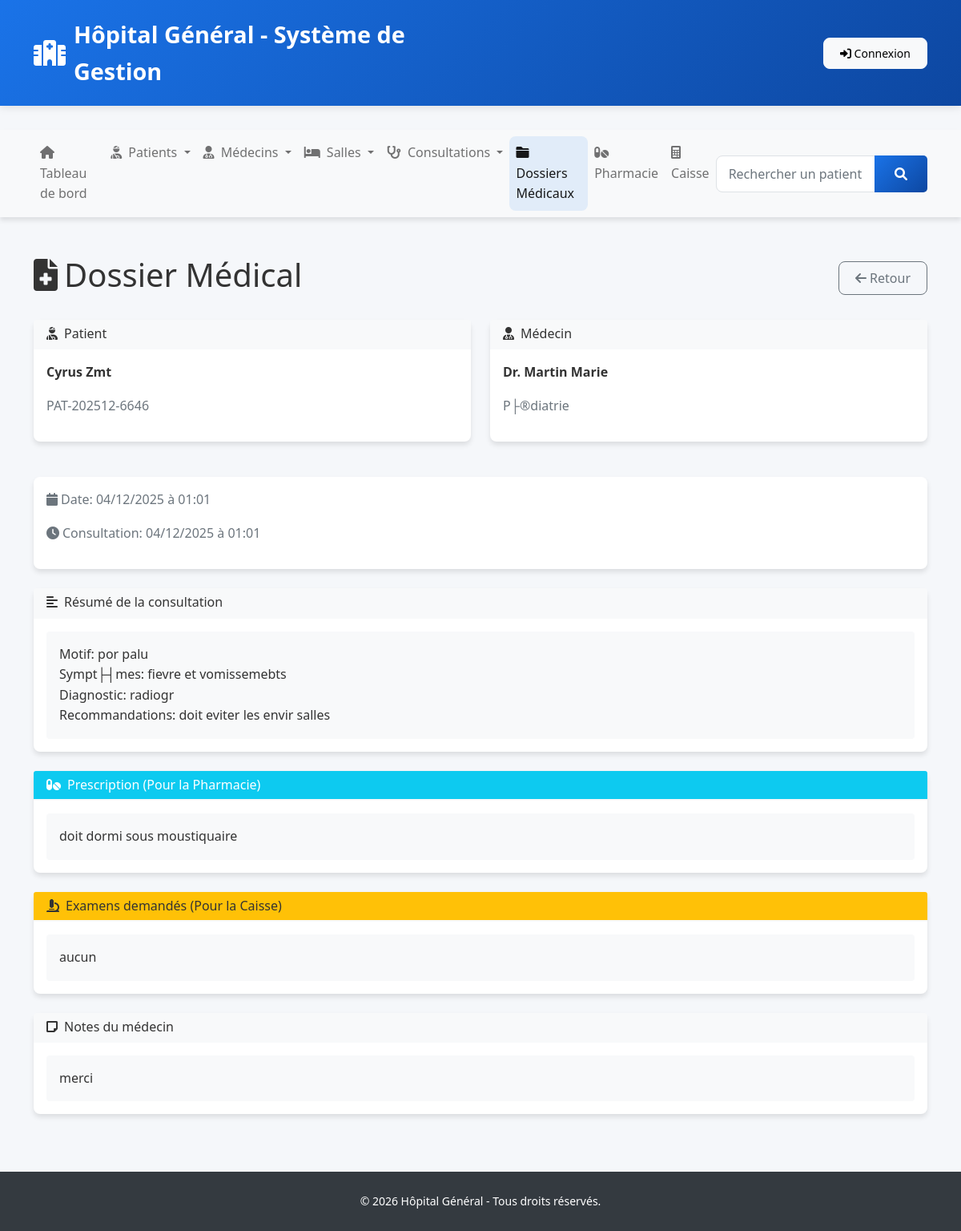
The page /modules/dossiers/view.php?id=1 on the database its author committed.
### tables this page shows
CREATE TABLE `dossier_medical` (
  `id_dossier` int NOT NULL AUTO_INCREMENT,
  `id_consultation` int NOT NULL,
  `id_patient` int NOT NULL,
  `id_medecin` int NOT NULL,
  `resume_consultation` text NOT NULL,
  `prescription` text,
  `statut_delivrance` enum('En attente','D├®livr├®e','Partielle') DEFAULT NULL,
  `statut_paiement` enum('Impay├®','Partiel','Pay├®') DEFAULT 'Impay├®',
  `montant_total` decimal(12,2) DEFAULT NULL,
  `montant_paye` decimal(12,2) DEFAULT '0.00',
  `examens_demandes` text,
  `resultats_examens` text,
  `notes_medecin` text,
  `date_creation` datetime DEFAULT CURRENT_TIMESTAMP,
  PRIMARY KEY (`id_dossier`),
  UNIQUE KEY `unique_consultation` (`id_consultation`),
  KEY `id_medecin` (`id_medecin`),
  KEY `idx_patient` (`id_patient`),
  CONSTRAINT `dossier_medical_ibfk_1` FOREIGN KEY (`id_consultation`) REFERENCES `consultation` (`id_consultation`) ON DELETE CASCADE,
  CONSTRAINT `dossier_medical_ibfk_2` FOREIGN KEY (`id_patient`) REFERENCES `patient` (`id_patient`) ON DELETE CASCADE,
  CONSTRAINT `dossier_medical_ibfk_3` FOREIGN KEY (`id_medecin`) REFERENCES `medecin` (`id_medecin`) ON DELETE CASCADE
);

CREATE TABLE `patient` (
  `id_patient` int NOT NULL AUTO_INCREMENT,
  `numero_dossier` varchar(50) NOT NULL,
  `nom` varchar(100) NOT NULL,
  `prenom` varchar(100) NOT NULL,
  `date_naissance` date NOT NULL,
  `sexe` enum('M','F') NOT NULL,
  `adresse` text,
  `telephone` varchar(20) DEFAULT NULL,
  `email` varchar(100) DEFAULT NULL,
  `groupe_sanguin` varchar(10) DEFAULT NULL,
  `allergies` text,
  `id_salle` int DEFAULT NULL,
  `statut` enum('En attente','En consultation','Hospitalis├®','Sorti') DEFAULT 'En attente',
  `date_admission` datetime DEFAULT CURRENT_TIMESTAMP,
  `date_sortie` datetime DEFAULT NULL,
  PRIMARY KEY (`id_patient`),
  UNIQUE KEY `numero_dossier` (`numero_dossier`),
  KEY `id_salle` (`id_salle`),
  KEY `idx_nom` (`nom`),
  KEY `idx_numero` (`numero_dossier`),
  CONSTRAINT `patient_ibfk_1` FOREIGN KEY (`id_salle`) REFERENCES `salle` (`id_salle`) ON DELETE SET NULL
);

CREATE TABLE `medecin` (
  `id_medecin` int NOT NULL AUTO_INCREMENT,
  `matricule` varchar(50) NOT NULL,
  `nom` varchar(100) NOT NULL,
  `prenom` varchar(100) NOT NULL,
  `specialite` varchar(100) NOT NULL,
  `telephone` varchar(20) DEFAULT NULL,
  `email` varchar(100) DEFAULT NULL,
  `statut` enum('Actif','Inactif','Cong├®') DEFAULT 'Actif',
  `date_embauche` date DEFAULT NULL,
  `date_creation` timestamp NULL DEFAULT CURRENT_TIMESTAMP,
  PRIMARY KEY (`id_medecin`),
  UNIQUE KEY `matricule` (`matricule`)
);

CREATE TABLE `consultation` (
  `id_consultation` int NOT NULL AUTO_INCREMENT,
  `id_patient` int NOT NULL,
  `id_medecin` int NOT NULL,
  `date_consultation` datetime DEFAULT CURRENT_TIMESTAMP,
  `motif` text NOT NULL,
  `symptomes` text,
  `diagnostique` text,
  `recommandations` text,
  `statut` enum('Planifi├®e','En cours','Termin├®e','Annul├®e') DEFAULT 'Planifi├®e',
  `prochaine_visite` date DEFAULT NULL,
  PRIMARY KEY (`id_consultation`),
  KEY `id_medecin` (`id_medecin`),
  KEY `idx_date` (`date_consultation`),
  KEY `idx_patient` (`id_patient`),
  CONSTRAINT `consultation_ibfk_1` FOREIGN KEY (`id_patient`) REFERENCES `patient` (`id_patient`) ON DELETE CASCADE,
  CONSTRAINT `consultation_ibfk_2` FOREIGN KEY (`id_medecin`) REFERENCES `medecin` (`id_medecin`) ON DELETE CASCADE
);

### config/constants.php (called while the page is built, shortened)
<?php
function getDBConnection() {
    try {
        $dsn = "mysql:host=" . DB_HOST . ";dbname=" . DB_NAME . ";charset=" . DB_CHARSET;
        $options = [
            PDO::ATTR_ERRMODE            => PDO::ERRMODE_EXCEPTION,
            PDO::ATTR_DEFAULT_FETCH_MODE => PDO::FETCH_ASSOC,
            PDO::ATTR_EMULATE_PREPARES   => false,
            PDO::MYSQL_ATTR_INIT_COMMAND => "SET NAMES utf8mb4 COLLATE utf8mb4_unicode_ci"
        ];
        $pdo = new PDO($dsn, DB_USER, DB_PASS, $options);
        return $pdo;
    } catch (PDOException $e) {
        error_log("Erreur de connexion à la base de données: " . $e->getMessage());
        die("Erreur de connexion à la base de données. Veuillez contacter l'administrateur.");
    }
}
function executeQuery($sql, $params = []) {
    $pdo = getDBConnection();
    $stmt = $pdo->prepare($sql);
    if (!empty($params)) {
        foreach ($params as $key => $value) {
            $stmt->bindValue($key, $value);
        }
    }
    $stmt->execute();
    return $stmt;
}
function fetchOne($sql, $params = []) {
    $stmt = executeQuery($sql, $params);
    return $stmt->fetch();
}
?>

### modules/dossiers/view.php (the view, shortened to what this page needs)
<?php
require_once '../../includes/header.php';
$id = isset($_GET['id']) ? (int)$_GET['id'] : 0;
$dossier = fetchOne("
    SELECT d.*,
           p.nom as patient_nom, p.prenom as patient_prenom, p.numero_dossier,
           m.nom as medecin_nom, m.prenom as medecin_prenom, m.specialite,
           c.date_consultation
    FROM dossier_medical d
    JOIN patient p ON d.id_patient = p.id_patient
    JOIN medecin m ON d.id_medecin = m.id_medecin
    LEFT JOIN consultation c ON d.id_consultation = c.id_consultation
    WHERE d.id_dossier = :id
", [':id' => $id]);
?>
<div class="d-flex justify-content-between align-items-center mb-4">
    <h1><i class="fas fa-file-medical me-2"></i>Dossier Médical</h1>
    <a href="index.php" class="btn btn-outline-secondary">
        <i class="fas fa-arrow-left me-1"></i>Retour
    </a>
</div>
<div class="row mb-4">
    <div class="col-md-6">
        <div class="card shadow-sm">
            <div class="card-header bg-light">
                <h6 class="mb-0"><i class="fas fa-user-injured me-2"></i>Patient</h6>
            </div>
            <div class="card-body">
                <p><strong><?php echo htmlspecialchars($dossier['patient_prenom'] . ' ' . $dossier['patient_nom']); ?></strong></p>
                <p class="text-muted"><?php echo htmlspecialchars($dossier['numero_dossier']); ?></p>
            </div>
        </div>
    </div>
    <div class="col-md-6">
        <div class="card shadow-sm">
            <div class="card-header bg-light">
                <h6 class="mb-0"><i class="fas fa-user-md me-2"></i>Médecin</h6>
            </div>
            <div class="card-body">
                <p><strong>Dr. <?php echo htmlspecialchars($dossier['medecin_nom'] . ' ' . $dossier['medecin_prenom']); ?></strong></p>
                <p class="text-muted"><?php echo htmlspecialchars($dossier['specialite']); ?></p>
            </div>
        </div>
    </div>
</div>
<div class="card shadow-sm mb-4">
    <div class="card-body">
        <p class="text-muted"><i class="fas fa-calendar me-1"></i>Date: <?php echo date('d/m/Y à H:i', strtotime($dossier['date_creation'])); ?></p>
        <?php if ($dossier['date_consultation']): ?>
            <p class="text-muted"><i class="fas fa-clock me-1"></i>Consultation: <?php echo date('d/m/Y à H:i', strtotime($dossier['date_consultation'])); ?></p>
        <?php endif; ?>
    </div>
</div>
<div class="card shadow-sm mb-4">
    <div class="card-header bg-light">
        <h6 class="mb-0"><i class="fas fa-align-left me-2"></i>Résumé de la consultation</h6>
    </div>
    <div class="card-body">
        <div class="bg-light p-3 rounded">
            <?php echo nl2br(htmlspecialchars($dossier['resume_consultation'])); ?>
        </div>
    </div>
</div>
<?php if (!empty($dossier['prescription'])): ?>
    <div class="card shadow-sm mb-4 border-info">
        <div class="card-header bg-info text-white">
            <h6 class="mb-0"><i class="fas fa-pills me-2"></i>Prescription (Pour la Pharmacie)</h6>
        </div>
        <div class="card-body">
            <div class="bg-light p-3 rounded">
                <?php echo nl2br(htmlspecialchars($dossier['prescription'])); ?>
            </div>
        </div>
    </div>
<?php endif; ?>
<?php if (!empty($dossier['examens_demandes'])): ?>
    <div class="card shadow-sm mb-4 border-warning">
        <div class="card-header bg-warning">
            <h6 class="mb-0"><i class="fas fa-microscope me-2"></i>Examens demandés (Pour la Caisse)</h6>
        </div>
        <div class="card-body">
            <div class="bg-light p-3 rounded">
                <?php echo nl2br(htmlspecialchars($dossier['examens_demandes'])); ?>
            </div>
        </div>
    </div>
<?php endif; ?>
<?php if (!empty($dossier['notes_medecin'])): ?>
    <div class="card shadow-sm mb-4">
        <div class="card-header bg-light">
            <h6 class="mb-0"><i class="fas fa-sticky-note me-2"></i>Notes du médecin</h6>
        </div>
        <div class="card-body">
            <div class="bg-light p-3 rounded">
                <?php echo nl2br(htmlspecialchars($dossier['notes_medecin'])); ?>
            </div>
        </div>
    </div>
<?php endif; ?>
<?php require_once '../../includes/footer.php'; ?>

### assets/css/style.css (style rules this page uses)
:root { --hospital-blue: #1a73e8; --hospital-dark-blue: #0d47a1; --hospital-green: #4CAF50; --hospital-red: #f44336; --hospital-orange: #FF9800; --hospital-purple: #9C27B0; --hospital-gray: #f8f9fa; --hospital-dark: #343a40; --border-radius: 8px; --box-shadow: 0 4px 6px rgba(0, 0, 0, 0.1); --transition: all 0.3s ease; }
* { margin: 0; padding: 0; box-sizing: border-box; }
body { font-family: 'Segoe UI', Tahoma, Geneva, Verdana, sans-serif; line-height: 1.6; color: #333; background-color: #f5f7fa; min-height: 100vh; display: flex; flex-direction: column; }
.card { border: none; border-radius: var(--border-radius); box-shadow: var(--box-shadow); transition: var(--transition); margin-bottom: 20px; }
.card-header { background-color: white; border-bottom: 2px solid var(--hospital-gray); font-weight: 600; }
.btn { border-radius: var(--border-radius); font-weight: 500; transition: var(--transition); padding: 8px 20px; }
.shadow-sm { box-shadow: var(--box-shadow) !important; }

### rows shown on the page
dossier_medical: id_patient.nom "Cyrus Zmt", id_patient.numero_dossier "PAT-202512-6646", id_medecin.prenom "Martin Marie", id_medecin.specialite "P├®diatrie", date_creation "04/12/2025 à 01:01", id_consultation.date_consultation "04/12/2025 à 01:01", resume_consultation "Motif: por palu Sympt├┤mes: fievre et vomissemebts Diagnostic: radiogr Recommandations: doit eviter les envir salles", prescription "doit dormi sous moustiquaire", examens_demandes "aucun", notes_medecin "merci"

### other values the page prints
$module['title'] "Tableau de bord"
$module['title'] "Patients"
$module['title'] "Médecins"
$module['title'] "Salles"
$module['title'] "Consultations"
$module['title'] "Dossiers Médicaux"
$module['title'] "Pharmacie"
$module['title'] "Caisse"
